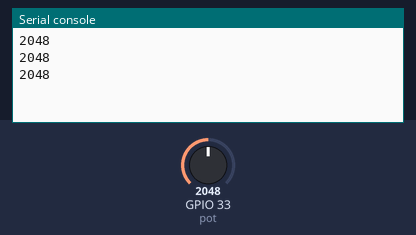
A program run on a simulated ESP32 board running MicroPython. Parts: the last lines printed to the serial console. The test bench sets the inputs (shaded band); at power-on: GPIO 33 (pot) = 2048 (analog values on the 0–4095 scale).

Above: at 1.2 s.
1.3 s: GPIO 33 (pot) set to 2866
At 1.9 s:
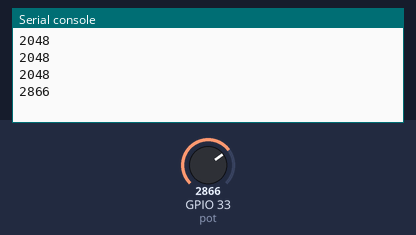
2.8 s: GPIO 33 (pot) set to 3603
At 3.4 s:
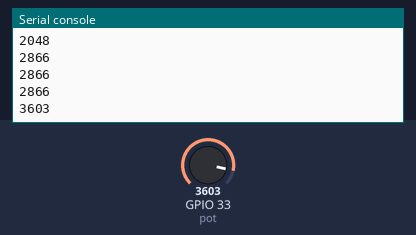
Timing chart, 0 to 5.8 s (numbered marks = the images above; inputs shaded):
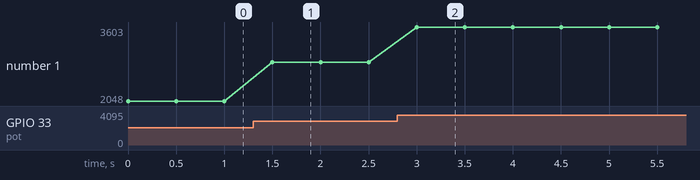

Measured:
- after the input at 1.3 s, the serial console: prints a new line after 0.20 s (image 1)
- after the input at 2.8 s, the serial console: prints a new line after 0.20 s (image 2)
- plotted number 1: 2048 → 2866 after the input at 1.3 s, 2866 → 3603 after the input at 2.8 s

The program:

potentiometer.py
```python
import machine
import time

POT_PIN = 33 # can be any ADC capable pin

pot = machine.ADC(machine.Pin(POT_PIN))
pot.atten(machine.ADC.ATTN_11DB) # full range: 3.3V
pot.width(machine.ADC.WIDTH_12BIT) # default, highest resolution, range: 0 to 4095

pot.read() # returns current pot value

while True: # prints pot value every 0.5 seconds
    pot_value = pot.read()
    print(pot_value)
    time.sleep(0.5)
```
